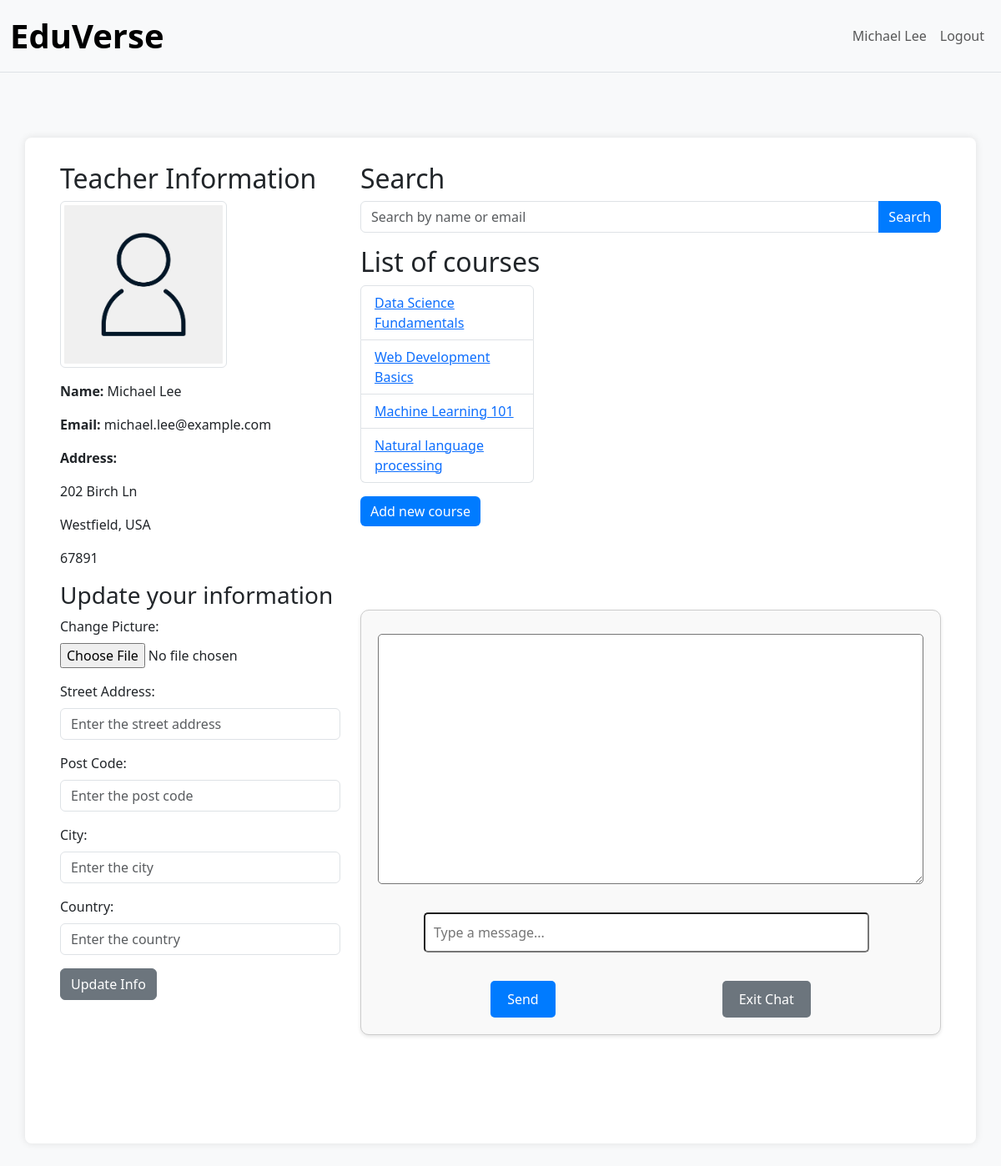
The app's page /teacher/2/ (signed in) with its own data.
### EduVerse/models.py (models this page shows, shortened)
class Teacher(models.Model):
    user = models.OneToOneField(settings.AUTH_USER_MODEL, on_delete=models.CASCADE, related_name='teacher_profile')
    profile_picture = models.ImageField(upload_to='picture_profile/', null=True, blank=True, default='images/placeholder.png')
    class Meta:
        db_table = 'EduVerse_teacher'

class User(AbstractUser):
    ROLE_CHOICES = (
        ('student', 'Student'),
        ('teacher', 'Teacher'),
    )
    user_type = models.CharField(max_length=10, choices=ROLE_CHOICES)
    date_of_birth = models.DateField(null=True, blank=True)
    email = models.EmailField(unique=True)
    USERNAME_FIELD = 'email'
    REQUIRED_FIELDS = ['first_name', 'last_name']
    objects = UserManager()
    def get_full_name(self):
        return f"{self.first_name} {self.last_name}"
    class Meta:
        db_table = 'EduVerse_user'

class Address(models.Model):
    street_address = models.CharField(max_length=255)
    post_code = models.CharField(max_length=20)
    city = models.CharField(max_length=100)
    country = models.CharField(max_length=100)
    user = models.OneToOneField(settings.AUTH_USER_MODEL, on_delete=models.CASCADE, related_name='address', default=1)
    class Meta:
        db_table = 'EduVerse_address'

class Course(models.Model):
    course_id = models.AutoField(primary_key=True)
    course_name = models.CharField(max_length=255)
    course_start_date = models.DateField()
    course_length = models.IntegerField()
    midterm_deadline = models.DateField()
    final_deadline = models.DateField()
    teacher = models.ForeignKey('Teacher', on_delete=models.CASCADE, related_name='courses_taught', default=1)
    students = models.ManyToManyField('Student', through='Enrollment', related_name='enrolled_courses', limit_choices_to={'user_type': 'student'})
    materials = models.FileField(upload_to='course_materials/', null=True, blank=True)
    def enrolled_student_count(self):
        return Enrollment.objects.filter(course=self).count()
    class Meta:
        db_table = 'EduVerse_course'

### EduVerse/views.py (the view, shortened to what this page needs)
# urls.py: path('teacher/<int:pk>/', views.teacher_home, name='teacher_home'),
def teacher_home(request, pk):
    teacher = get_object_or_404(Teacher, pk=pk)
    teacher_full_name = request.user.get_full_name()
    if request.method == 'POST':
        form = TeacherUpdateForm(request.POST, request.FILES, instance=teacher)
        if form.is_valid():
            teacher = form.save(commit=False)
            user = teacher.user
            address = user.address
            if any(form.cleaned_data.get(field) for field in ['street_address', 'post_code', 'city', 'country']):
                address.street_address = form.cleaned_data.get('street_address', address.street_address)
                address.post_code = form.cleaned_data.get('post_code', address.post_code)
                address.city = form.cleaned_data.get('city', address.city)
                address.country = form.cleaned_data.get('country', address.country)
                address.save()
            teacher.save()
            return redirect('teacher_home', pk=pk)
    else:
        form = TeacherUpdateForm(instance=teacher)
    courses = teacher.courses_taught.all()
    course_names = [course.course_name for course in courses]
    query = request.GET.get('q', '')
    results = User.objects.none()
    reference = str(uuid.uuid4())
    context = {
        'teacher': teacher,
        'courses': courses,
        'reference': reference,
        'form': form,
        'query': query,
        'results': results,
        'user_type': 'teacher',
        'author': teacher_full_name,
        'course_names': course_names,
    }
    return render(request, 'teacher.html', context)

### EduVerse/forms.py
class TeacherUpdateForm(forms.ModelForm):
    street_address = forms.CharField(
        widget=forms.TextInput(attrs={'class': 'form-control', 'placeholder': 'Enter the street address'}),
        required=False
    )
    post_code = forms.CharField(
        widget=forms.TextInput(attrs={'class': 'form-control', 'placeholder': 'Enter the post code'}),
        required=False
    )
    city = forms.CharField(
        widget=forms.TextInput(attrs={'class': 'form-control', 'placeholder': 'Enter the city'}),
        required=False
    )
    country = forms.CharField(
        widget=forms.TextInput(attrs={'class': 'form-control', 'placeholder': 'Enter the country'}),
        required=False
    )
    class Meta:
        model = Teacher
        fields = ['profile_picture', 'street_address', 'post_code', 'city', 'country']
        widgets = {
            'profile_picture': forms.ClearableFileInput(attrs={'class': 'form-control-file'}),
        }

### EduVerse/templates/teacher.html (shortened to what this page needs)
{% extends "base.html" %}
{% load django_bootstrap5 static crispy_forms_tags %}
{% block navbar_items %}
    <li class="nav-item">
        <a class="nav-link" href="{% url 'teacher_home' teacher.pk %}">{{ teacher.user.get_full_name }}</a>
    </li>
       <li class="nav-item">
        <form method="post" action="{% url 'logout' %}" class="d-inline">
            <button type="submit" class="nav-link btn btn-link">Logout</button>
        </form>
    </li>
{% endblock %}
{% block content %}
<div class="container mt-5">
    <div class="row">
        <div class="col-md-4 col-sm-12 mb-5">
            <h2>Teacher Information</h2>
            {% if teacher.profile_picture %}
                <img src="{{ teacher.profile_picture.url }}" alt="Current Profile Picture" class="img-thumbnail mb-3" style="max-width: 200px;">
            {% else %}
                <p>No profile picture available.</p>
            {% endif %}
            <p><strong>Name:</strong> {{ teacher.user.get_full_name }}</p>
            <p><strong>Email:</strong> {{ teacher.user.email }}</p>
            <p><strong>Address:</strong></p>
            <p>{{ teacher.user.address.street_address }}</p>
            <p>{{ teacher.user.address.city }}, {{ teacher.user.address.country }}</p>
            <p>{{ teacher.user.address.post_code }}</p>
            <h3>Update your information</h3>
            <form method="post" enctype="multipart/form-data">
                <div class="mb-3">
                    <label for="id_profile_picture" class="form-label">Change Picture:</label>
                    <input type="file" name="profile_picture" accept="image/*" id="id_profile_picture" class="form-control-file">
                </div>
                <div class="mb-3">
                    <label for="id_street_address" class="form-label">Street Address:</label>
                    <input type="text" name="street_address" id="id_street_address" class="form-control" placeholder="Enter the street address">
                </div>
                <div class="mb-3">
                    <label for="id_post_code" class="form-label">Post Code:</label>
                    <input type="text" name="post_code" id="id_post_code" class="form-control" placeholder="Enter the post code">
                </div>
                <div class="mb-3">
                    <label for="id_city" class="form-label">City:</label>
                    <input type="text" name="city" id="id_city" class="form-control" placeholder="Enter the city">
                </div>
                <div class="mb-3">
                    <label for="id_country" class="form-label">Country:</label>
                    <input type="text" name="country" id="id_country" class="form-control" placeholder="Enter the country">
                </div>
                <button type="submit" class="btn btn-secondary">Update Info</button>
            </form>
        </div>
        <div class="col-md-8 col-sm-12">
            <h2>Search</h2>
            <form method="get" action="{% url 'teacher_home' teacher.pk %}">
                <div class="input-group mb-3">
                    <input type="text" name="q" class="form-control" placeholder="Search by name or email">
                    <button type="submit" class="btn btn-primary">Search</button>
                </div>
            </form>
            <h2>List of courses</h2>
            <div class="row">
                <div class="col-md-4 col-sm-12">
                    <ul class="list-group">
                        {% for course in courses %}
                            <li class="list-group-item">
                                <a href="#" onclick="showCourseDetails('{{ course.pk }}'); return false;">
                                    {{ course.course_name }}
                                </a>
                            </li>
                        {% empty %}
                            <li class="list-group-item">No courses available.</li>
                        {% endfor %}
                    </ul>
                    <a href="{% url 'new_course' pk=teacher.pk%}" class="btn btn-primary mt-3">Add new course</a>
                </div>
                <div class="col-md-8 col-sm-12">
                </div>
            </div>
            <div class="chat-container">
                {% include 'chat.html' %}
            </div>
        </div>
    </div>
</div>
{% endblock %}

### EduVerse/static/CSS/stylesheet.css (style rules this page uses)
body { background-color: #f8f9fa; height: 100vh; margin: 0; display: flex; flex-direction: column; }
.container { width: 100%; flex: 1; padding: 30px; background: #fff; border-radius: 8px; box-shadow: 0 0 10px rgba(0, 0, 0, 0.1); display: flex; flex-direction: column; justify-content:space-evenly !important; align-items: center; }
.btn-primary { background-color: #007bff; border: none; }
.row { width: 100%; display: flex; justify-content: start; }
.chat-container { max-width: 1000px; width: 100%; padding: 20px; margin: 100px auto; border: 1px solid #ccc; border-radius: 10px; background-color: #f9f9f9; box-shadow: 0 2px 4px rgba(0,0,0,0.1); display: flex; flex-direction: column; align-items: center; }

### records on screen
Teacher: user.get_full_name "Michael Lee", profile_picture (placeholder picture), user.email "michael.lee@example.com", user.address.street_address "202 Birch Ln", user.address.city "Westfield", user.address.country "USA", user.address.post_code "67891"
Course: course_name "Data Science Fundamentals"
Course: course_name "Web Development Basics"
Course: course_name "Machine Learning 101"
Course: course_name "Natural language processing"
